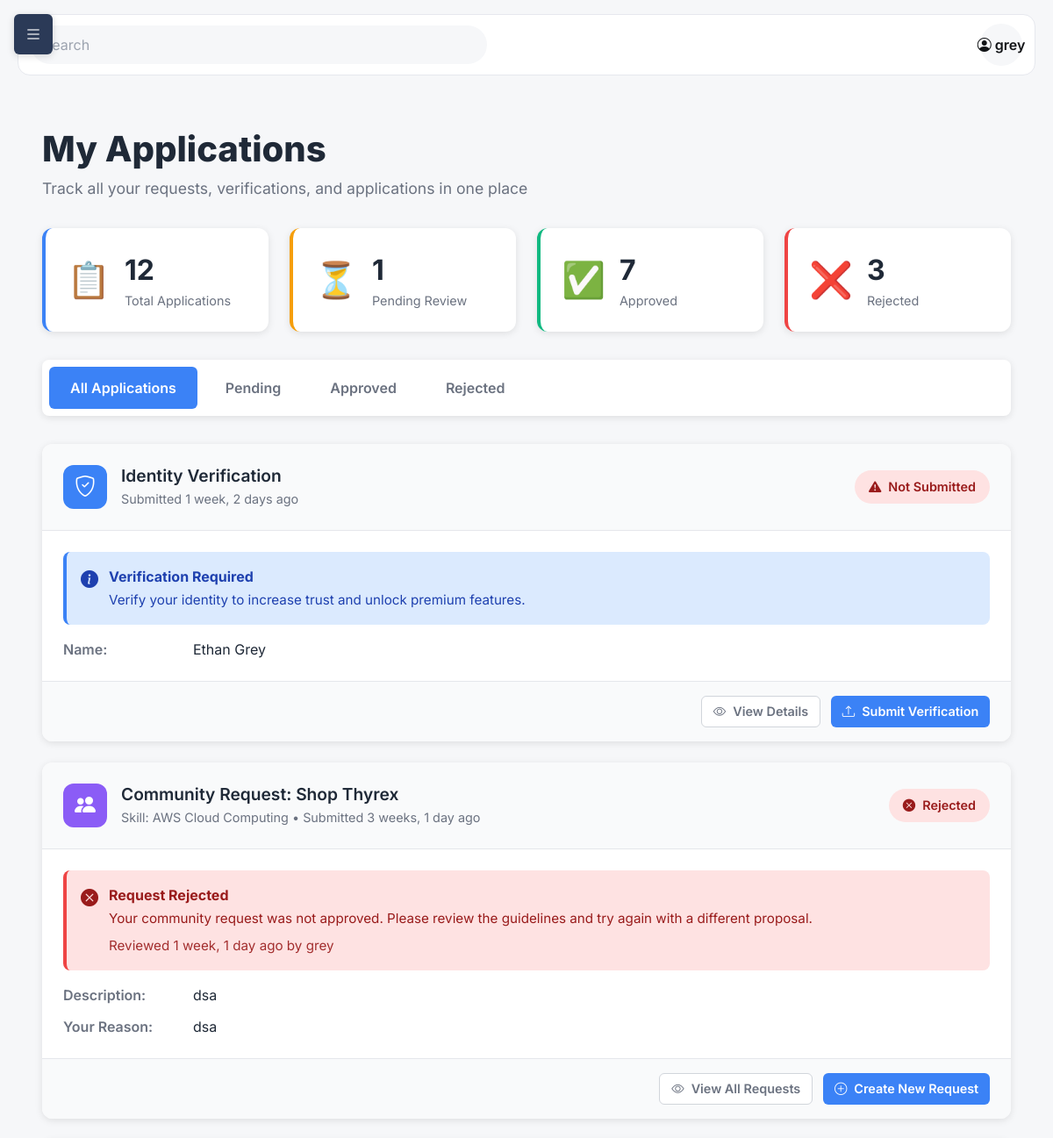
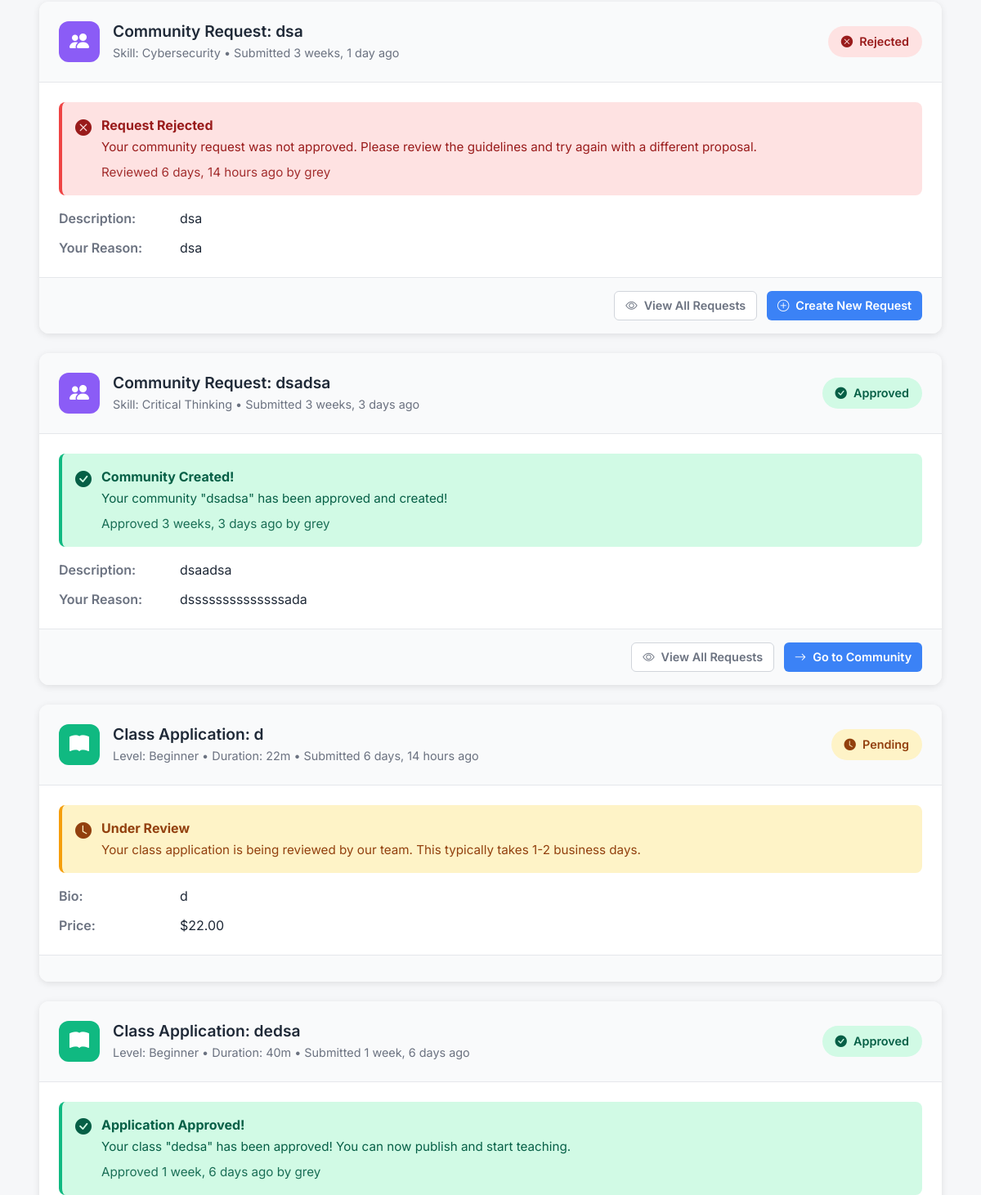
The page /users/applications/ (signed in, upper part) on the database as committed earlier (2 pictures, top to bottom).
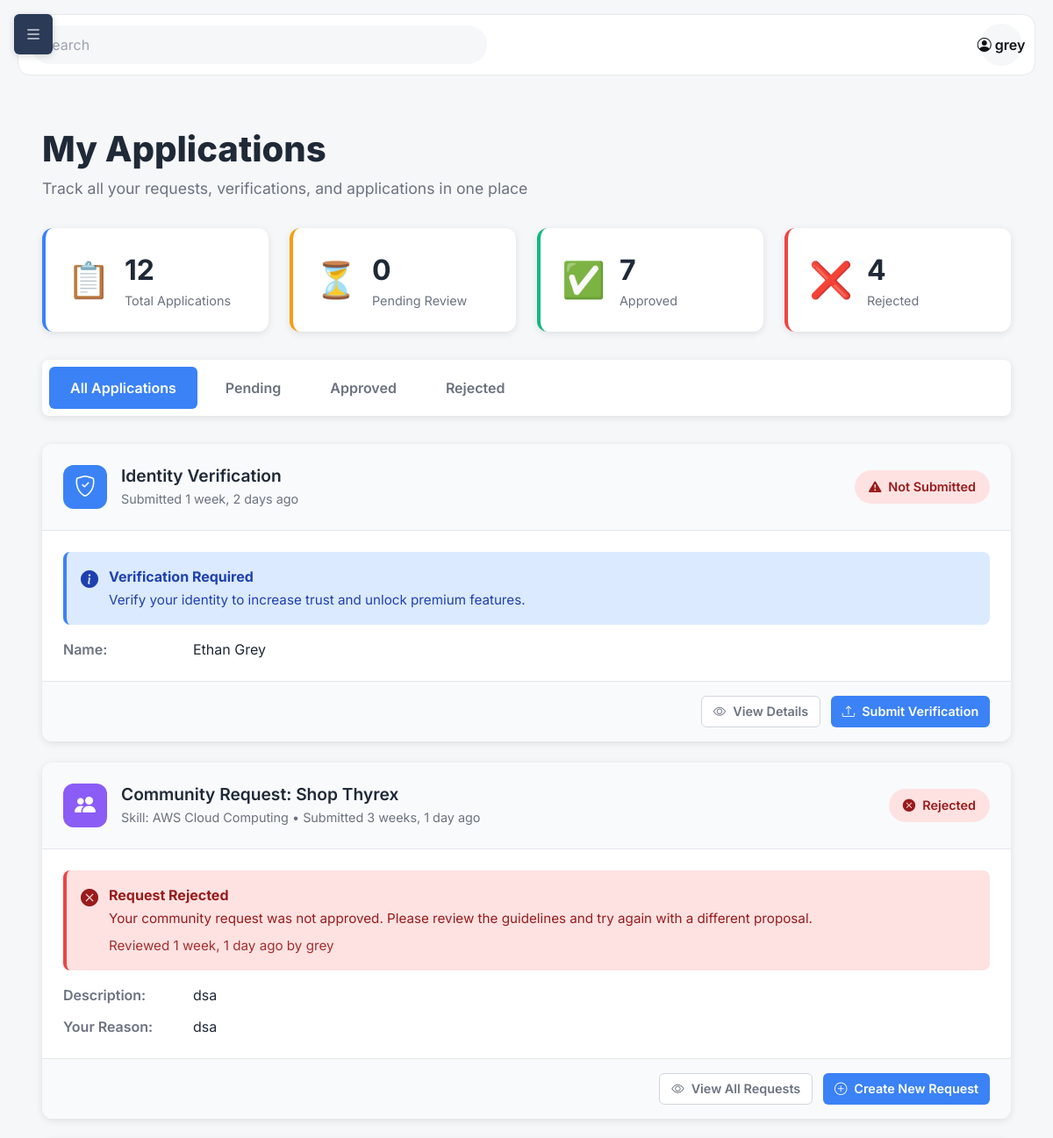
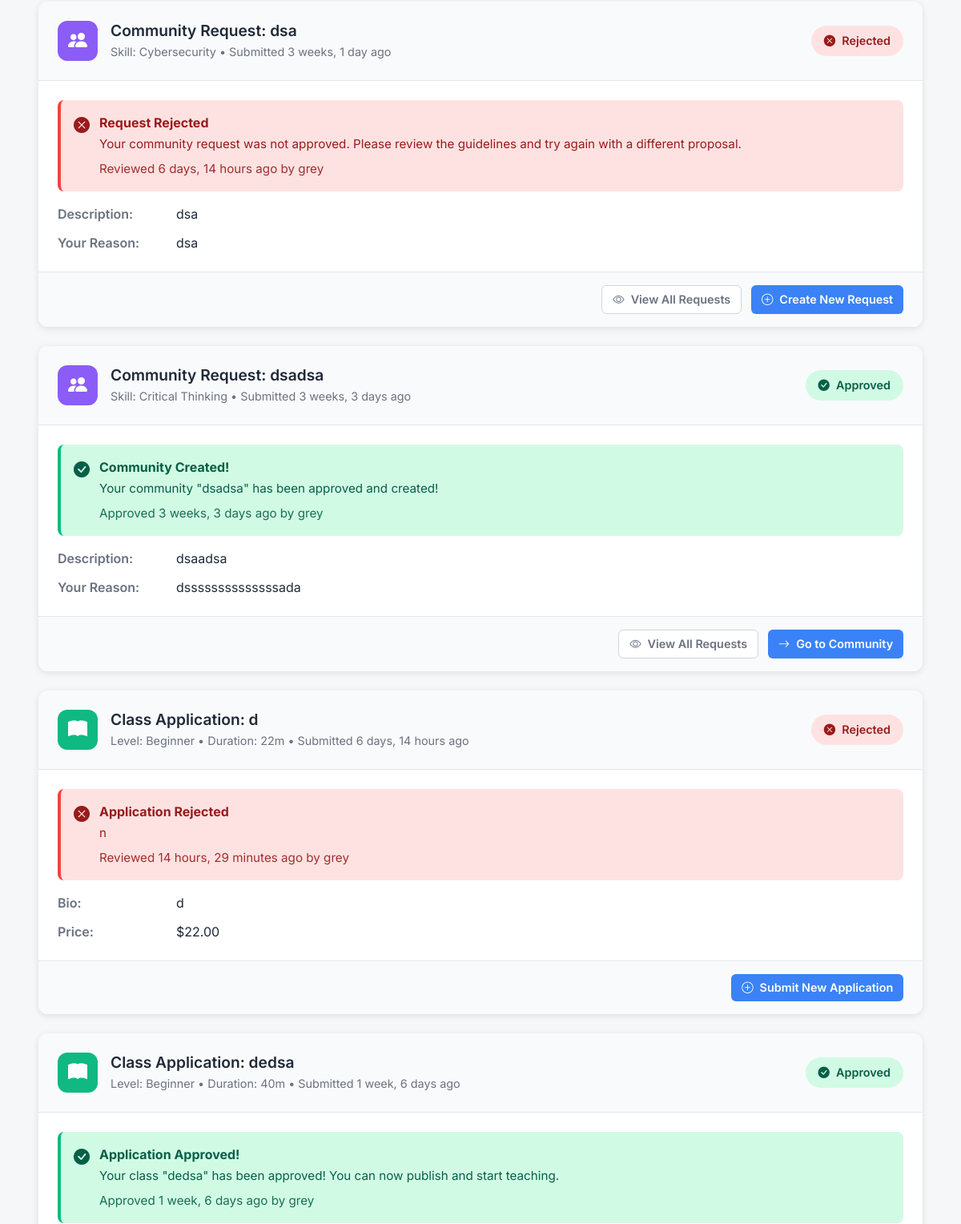
The same page on the database as committed later (2 pictures, top to bottom).
### skills/models.py (models this page shows, shortened)
class TeacherApplication(models.Model):
    PENDING = 'pending'
    APPROVED = 'approved'
    REJECTED = 'rejected'
    STATUS_CHOICES = [
        (PENDING, 'Pending'),
        (APPROVED, 'Approved'),
        (REJECTED, 'Rejected'),
    ]
    BEGINNER = 'beginner'
    INTERMEDIATE = 'intermediate'
    ADVANCED = 'advanced'
    DIFFICULTY_CHOICES = [
        (BEGINNER, 'Beginner'),
        (INTERMEDIATE, 'Intermediate'),
        (ADVANCED, 'Advanced'),
    ]
    title = models.CharField(max_length=200)
    bio = models.TextField(blank=True)
    intro_video = models.FileField(upload_to='teacher_applications/', blank=True, null=True)
    thumbnail = models.ImageField(upload_to='teacher_applications/', blank=True, null=True)
    portfolio_links = models.TextField(blank=True, help_text='Comma or newline separated links')
    expertise_topics = models.TextField(blank=True)
    difficulty = models.CharField(max_length=20, choices=DIFFICULTY_CHOICES, default=BEGINNER)
    duration_minutes = models.PositiveIntegerField(default=0)
    price_cents = models.PositiveIntegerField(default=0)
    is_tradeable = models.BooleanField(default=False)
    status = models.CharField(max_length=20, choices=STATUS_CHOICES, default=PENDING)
    reviewed_at = models.DateTimeField(blank=True, null=True)
    decision_notes = models.TextField(blank=True)
    created_at = models.DateTimeField(auto_now_add=True)
    applicant = models.ForeignKey(settings.AUTH_USER_MODEL, on_delete=models.CASCADE, related_name='teacher_applications')
    reviewer = models.ForeignKey(settings.AUTH_USER_MODEL, on_delete=models.SET_NULL, blank=True, null=True, related_name='reviewed_teacher_applications')
    class Meta:
        ordering = ['-created_at']
    @property
    def price_dollars(self):
        return self.price_cents / 100.0

### users/views.py (the view)
# urls.py: path('applications/', views.applications_view, name='applications'),
@login_required
def applications_view(request):
    from skills.models import TeacherApplication
    community_requests = CommunityRequest.objects.filter(
        requester=request.user
    ).select_related('skill', 'reviewed_by').order_by('-created_at')
    skill_verifications = UserSkill.objects.filter(
        user=request.user,
        can_teach=True
    ).select_related('skill').prefetch_related('evidence').order_by('-updated_at')
    class_applications = TeacherApplication.objects.filter(
        applicant=request.user
    ).select_related('reviewer').order_by('-created_at')
    profile = request.user.profile
    identity_submissions = profile.identity_submissions.order_by('-created_at')
    latest_identity = identity_submissions.first()
    stats = {
        'total_applications': (
            community_requests.count() +
            skill_verifications.count() +
            class_applications.count() +
            (1 if latest_identity else 0)
        ),
        'pending_count': (
            community_requests.filter(status='pending').count() +
            skill_verifications.filter(verification_status='pending').count() +
            class_applications.filter(status=TeacherApplication.PENDING).count() +
            (1 if profile.verification_status == 'pending' else 0)
        ),
        'approved_count': (
            community_requests.filter(status='approved').count() +
            skill_verifications.filter(verification_status='verified').count() +
            class_applications.filter(status=TeacherApplication.APPROVED).count() +
            (1 if profile.verification_status == 'verified' else 0)
        ),
        'rejected_count': (
            community_requests.filter(status='rejected').count() +
            skill_verifications.filter(verification_status='rejected').count() +
            class_applications.filter(status=TeacherApplication.REJECTED).count()
        ),
    }
    context = {
        'community_requests': community_requests,
        'skill_verifications': skill_verifications,
        'class_applications': class_applications,
        'profile': profile,
        'latest_identity': latest_identity,
        'identity_submissions': identity_submissions,
        'stats': stats,
    }
    return render(request, 'users/applications.html', context)

### skills/templatetags/skills_tags.py (called while the page is built)
@register.simple_tag(takes_context=True)
def pending_trade_offers_count(context):
    request = context.get('request')
    if not request or not request.user.is_authenticated:
        return 0
    return ClassTradeOffer.objects.filter(
        receiver=request.user,
        status=ClassTradeOffer.PENDING
    ).count()

### users/templates/users/applications.html (shortened to what the changed rows need)
{% extends 'base.html' %}
{% block content %}
<div class="applications-container">
    <div class="page-header">
        <h1>My Applications</h1>
    </div>
    <div class="stats-grid">
        <div class="stat-card pending">
            <div class="stat-content">
                <div class="stat-number">{{ stats.pending_count }}</div>
                <div class="stat-label">Pending Review</div>
            </div>
        </div>
        <div class="stat-card rejected">
            <div class="stat-content">
                <div class="stat-number">{{ stats.rejected_count }}</div>
                <div class="stat-label">Rejected</div>
            </div>
        </div>
    </div>
    <div class="applications-list">
        {% for application in class_applications %}
        <div class="application-card" data-status="{{ application.status }}" data-type="class">
            <div class="card-header">
                <div class="header-left">
                    <div class="app-icon class">
                        <i class="bi bi-book-fill"></i>
                    </div>
                    <div class="app-info">
                        <h3>Class Application: {{ application.title }}</h3>
                        <p class="app-meta">
                            Level: {{ application.get_difficulty_display }} •
                            Duration: {{ application.duration_minutes }}m •
                            Submitted {{ application.created_at|timesince }} ago
                        </p>
                    </div>
                </div>
                <div class="status-badge status-{{ application.status }}">
                    {% if application.status == 'approved' %}
                        <i class="bi bi-check-circle-fill"></i> Approved
                    {% elif application.status == 'pending' %}
                        <i class="bi bi-clock-fill"></i> Pending
                    {% else %}
                        <i class="bi bi-x-circle-fill"></i> Rejected
                    {% endif %}
                </div>
            </div>
            <div class="card-body">
                {% if application.status == 'approved' %}
                    <div class="success-message">
                        <i class="bi bi-check-circle-fill"></i>
                        <div>
                            <strong>Application Approved!</strong>
                            <p>Your class "{{ application.title }}" has been approved! You can now publish and start teaching.</p>
                            {% if application.reviewed_at %}
                                <p class="review-meta">Approved {{ application.reviewed_at|timesince }} ago{% if application.reviewer %} by {{ application.reviewer.username }}{% endif %}</p>
                            {% endif %}
                        </div>
                    </div>
                {% elif application.status == 'pending' %}
                    <div class="pending-message">
                        <i class="bi bi-clock-fill"></i>
                        <div>
                            <strong>Under Review</strong>
                            <p>Your class application is being reviewed by our team. This typically takes 1-2 business days.</p>
                        </div>
                    </div>
                {% else %}
                    <div class="error-message">
                        <i class="bi bi-x-circle-fill"></i>
                        <div>
                            <strong>Application Rejected</strong>
                            {% if application.decision_notes %}
                                <p>{{ application.decision_notes }}</p>
                            {% else %}
                                <p>Your class application was not approved. Please review the guidelines and try again with a different proposal.</p>
                            {% endif %}
                            {% if application.reviewed_at %}
                                <p class="review-meta">Reviewed {{ application.reviewed_at|timesince }} ago{% if application.reviewer %} by {{ application.reviewer.username }}{% endif %}</p>
                            {% endif %}
                        </div>
                    </div>
                {% endif %}
                <div class="application-details">
                    {% if application.bio %}
                    <div class="detail-row">
                        <span class="detail-label">Bio:</span>
                        <span class="detail-value">{{ application.bio|truncatewords:30 }}</span>
                    </div>
                    {% endif %}
                    <div class="detail-row">
                        <span class="detail-label">Price:</span>
                        <span class="detail-value">
                            {% if application.price_cents > 0 %}
                                ${{ application.price_dollars|floatformat:2 }}
                            {% else %}
                                Free
                            {% endif %}
                        </span>
                    </div>
                </div>
            </div>
            <div class="card-footer">
                {% if application.status == 'approved' %}
                    <a href="{% url 'skills:class_list' %}" class="btn btn-primary btn-sm">
                        <i class="bi bi-arrow-right"></i> View Classes
                    </a>
                {% elif application.status == 'rejected' %}
                    <a href="{% url 'skills:teacher_apply' %}" class="btn btn-primary btn-sm">
                        <i class="bi bi-plus-circle"></i> Submit New Application
                    </a>
                {% endif %}
            </div>
        </div>
        {% endfor %}
    </div>
</div>
{% endblock %}

Rows that differ between the two databases and show on the page:
changed TeacherApplication: decision_notes (not shown) → "n"; reviewed_at (not shown) → "14 hours, 29 minutes"; reviewer.username (not shown) → "grey"; status "Pending Under Review Your class application is being reviewed by our team. This typically takes 1-2 business days." → "Rejected Application Rejected Reviewed ago by Submit New Application"
Other text that changed with them:
{{ stats.pending_count }}: "1" → "0"
{{ stats.rejected_count }}: "3" → "4"
